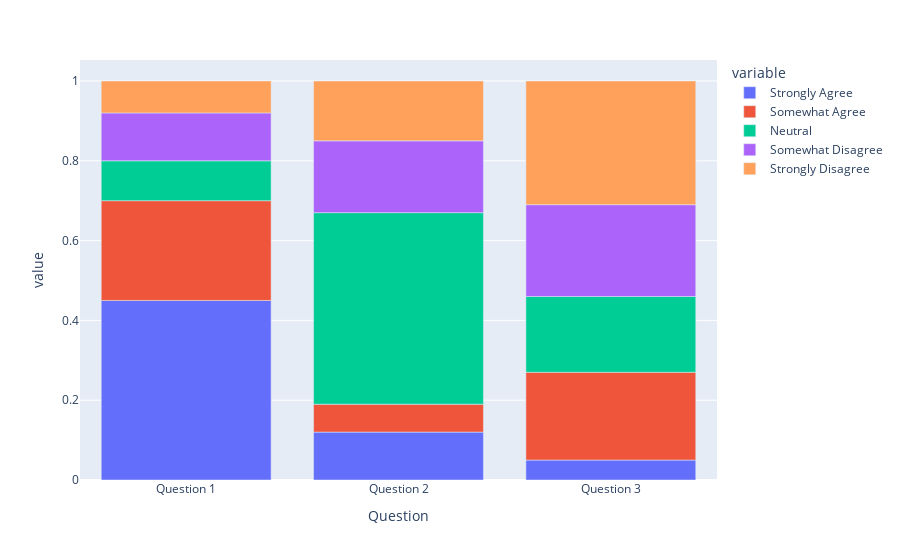

Notebook code for this chart:
### Code cell
px.bar(df)

### Figure 1 — Plotly figure (JSON) as saved in the notebook; plotly's stock layout.template omitted (floating-point values rounded to 4 significant figures)
{"data": [{"alignmentgroup": "True", "hovertemplate": "variable=Strongly Agree<br>Question=%{x}<br>value=%{y}<extra></extra>", "legendgroup": "Strongly Agree", "marker": {"color": "#636efa", "pattern": {"shape": ""}}, "name": "Strongly Agree", "offsetgroup": "Strongly Agree", "orientation": "v", "showlegend": true, "textposition": "auto", "type": "bar", "x": ["Question 1", "Question 2", "Question 3"], "xaxis": "x", "y": [0.45, 0.12, 0.05], "yaxis": "y"}, {"alignmentgroup": "True", "hovertemplate": "variable=Somewhat Agree<br>Question=%{x}<br>value=%{y}<extra></extra>", "legendgroup": "Somewhat Agree", "marker": {"color": "#EF553B", "pattern": {"shape": ""}}, "name": "Somewhat Agree", "offsetgroup": "Somewhat Agree", "orientation": "v", "showlegend": true, "textposition": "auto", "type": "bar", "x": ["Question 1", "Question 2", "Question 3"], "xaxis": "x", "y": [0.25, 0.07, 0.22], "yaxis": "y"}, {"alignmentgroup": "True", "hovertemplate": "variable=Neutral<br>Question=%{x}<br>value=%{y}<extra></extra>", "legendgroup": "Neutral", "marker": {"color": "#00cc96", "pattern": {"shape": ""}}, "name": "Neutral", "offsetgroup": "Neutral", "orientation": "v", "showlegend": true, "textposition": "auto", "type": "bar", "x": ["Question 1", "Question 2", "Question 3"], "xaxis": "x", "y": [0.1, 0.48, 0.19], "yaxis": "y"}, {"alignmentgroup": "True", "hovertemplate": "variable=Somewhat Disagree<br>Question=%{x}<br>value=%{y}<extra></extra>", "legendgroup": "Somewhat Disagree", "marker": {"color": "#ab63fa", "pattern": {"shape": ""}}, "name": "Somewhat Disagree", "offsetgroup": "Somewhat Disagree", "orientation": "v", "showlegend": true, "textposition": "auto", "type": "bar", "x": ["Question 1", "Question 2", "Question 3"], "xaxis": "x", "y": [0.12, 0.18, 0.23], "yaxis": "y"}, {"alignmentgroup": "True", "hovertemplate": "variable=Strongly Disagree<br>Question=%{x}<br>value=%{y}<extra></extra>", "legendgroup": "Strongly Disagree", "marker": {"color": "#FFA15A", "pattern": {"shape": ""}}, "name": "Strongly Disagree", "offsetgroup": "Strongly Disagree", "orientation": "v", "showlegend": true, "textposition": "auto", "type": "bar", "x": ["Question 1", "Question 2", "Question 3"], "xaxis": "x", "y": [0.08, 0.15, 0.31], "yaxis": "y"}], "layout": {"barmode": "relative", "legend": {"title": {"text": "variable"}, "tracegroupgap": 0}, "margin": {"t": 60}, "xaxis": {"anchor": "y", "domain": [0, 1], "title": {"text": "Question"}}, "yaxis": {"anchor": "x", "domain": [0, 1], "title": {"text": "value"}}}}
